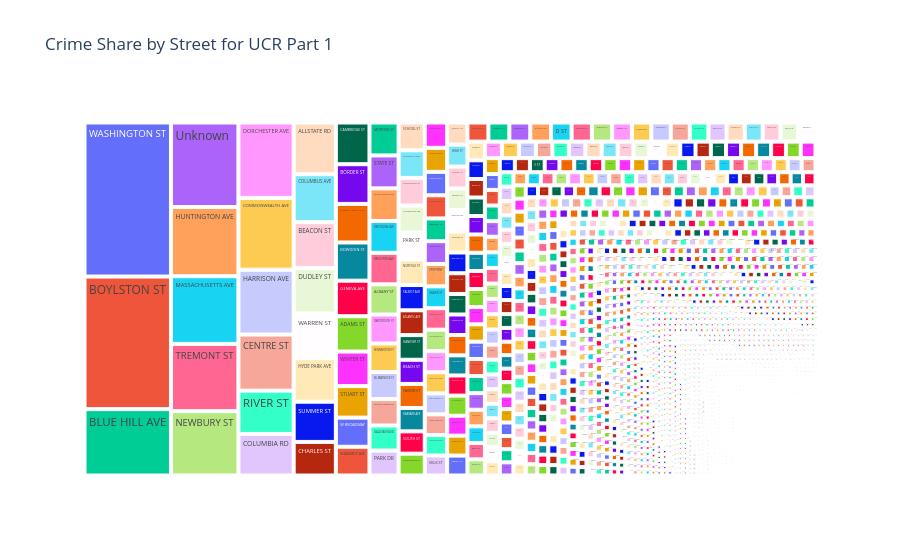

The notebook cell this image was saved under:
### Markdown cell above
**Treemap to find the crime share for UCR part 1 offenses on each street**

### Code cell
part_1_offences = df[df['UCR_PART'] == 'Part One']

crime_by_street_ucr_1 = part_1_offences.groupby('STREET').size().reset_index(name='Count')

# Create a treemap using Plotly
fig = px.treemap(crime_by_street_ucr_1, path=['STREET'], values='Count',
                 title='Crime Share by Street for UCR Part 1',
                 labels={'STREET': 'Street', 'Count': 'Number of Offenses'})

# Show the plot
fig.show()

### Figure 1 — Plotly figure (JSON) as saved in the notebook; plotly's stock layout.template omitted (floating-point values rounded to 4 significant figures; data arrays with more than 128 entries replaced by an {"elided": "..."} marker saying what was removed)
{"data": [{"branchvalues": "total", "domain": {"x": [0, 1], "y": [0, 1]}, "hovertemplate": "labels=%{label}<br>Number of Offenses=%{value}<br>parent=%{parent}<br>id=%{id}<extra></extra>", "ids": {"elided": "3231 str values"}, "labels": {"elided": "3231 str values"}, "name": "", "parents": {"elided": "3231 str values"}, "type": "treemap", "values": {"elided": "3231 int values"}}], "layout": {"autosize": true, "legend": {"tracegroupgap": 0}, "title": {"text": "Crime Share by Street for UCR Part 1"}}}
